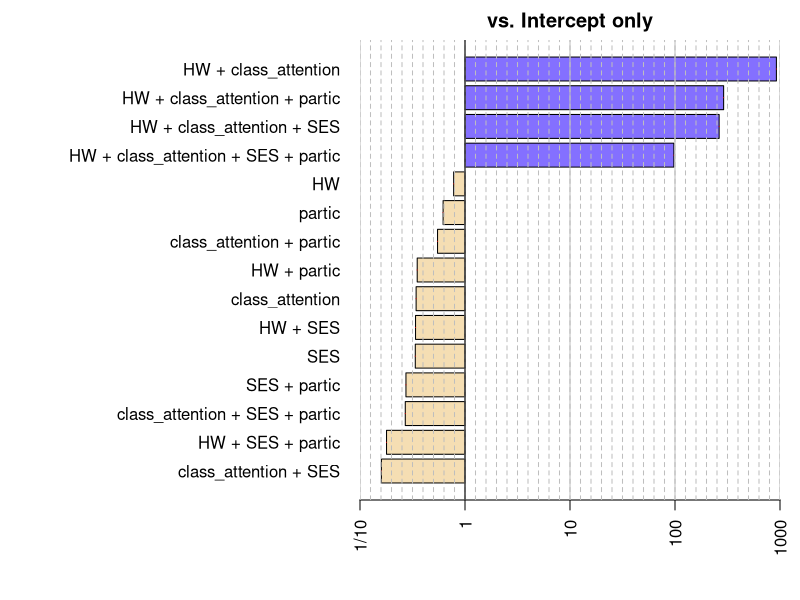

Generate this figure with R: (Note: this script raises an error after producing the figure.)
library(BayesFactor)
library(bayestestR)

school_asses <- read.csv("school_asses.csv")
str(school_asses)
head(school_asses)

# Hierarchical testing ----------------------------------------------------

# You would use this method in any situation you would use hierarchical
# testing (model comparison).

## Frequenstist testing:

mod1 <- lm(teacher_asses ~ HW + class_attention, data = school_asses)
mod2 <- lm(teacher_asses ~ HW + class_attention + SES, data = school_asses)

summary(mod1) # look at the F test! What does it mean?

# compare models
anova(mod1,mod2)
# result is non-significant, as non-significant as can be!
# But does this mean our results support H0?

## Bayesian testing:
mod1B <- lmBF(teacher_asses ~ HW + class_attention, data = school_asses)
mod2B <- lmBF(teacher_asses ~ HW + class_attention + SES, data = school_asses)

c(mod1B,mod2B) # both models look good. Now what?

# compare models by dividing BFs:
mod2B / mod1B
# ALWAYS remember - BFs are comparative! Who are you comparing to?

# Inclusion BFs -----------------------------------------------------------

# We can also produce a BF for each term using Bayesian model averaging:
fit_all <- lm(teacher_asses ~ HW + class_attention + SES + partic, data = school_asses)
summary(fit_all)

# generalTestBF() makes BF for all combinations of effects in the model:
fit_allB <- generalTestBF(teacher_asses ~ HW + class_attention + SES + partic, data = school_asses)
fit_allB
head(fit_allB) # best models


fit_allB[8] # select model BF
fit_allB[9:10] / fit_allB[8] # new BFs
# etc...

plot(fit_allB)
plot(bayesfactor_models(fit_allB))

# which terms are most supported?
# which terms are least supported?

bayesfactor_inclusion(fit_allB, match_models = TRUE)
# read more about Bayesian model averaging:
# https://easystats.github.io/bayestestR/articles/bayes_factors.html#inclusion-bayes-factors-via-bayesian-model-averaging


# Exercise ----------------------------------------------------------------

# Test the interacting effect of `sex` and `partic` on `teacher_asses`
# using both frequentist and Bayesian testing (use generalTestBF()).
# 1. Interpret the Bayesian results.
#    - which is the best model?
#    - Compare the main effects model to the model with the interaction
#      using both frequentist and Bayesian testing.
# 2. How / Do the Bayesian and frequentist results differ?
#    Are you convinced there is or isn't an interaction?
# 3. On average:
#    - which term is most supported?
#    - which term is least supported?
